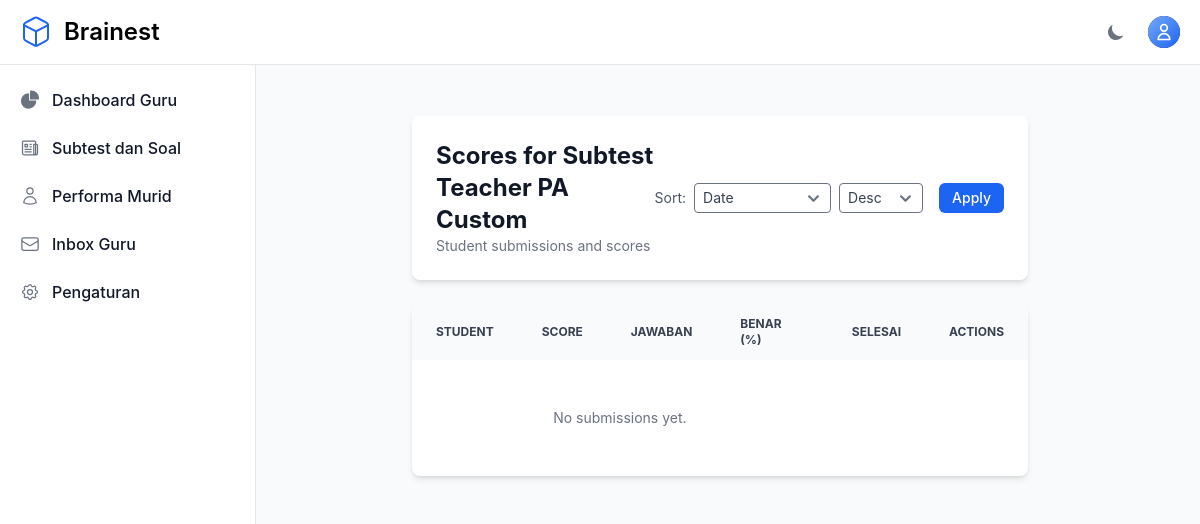
The page /teacher/categories/41/scores/ (signed in) on the database as committed earlier.
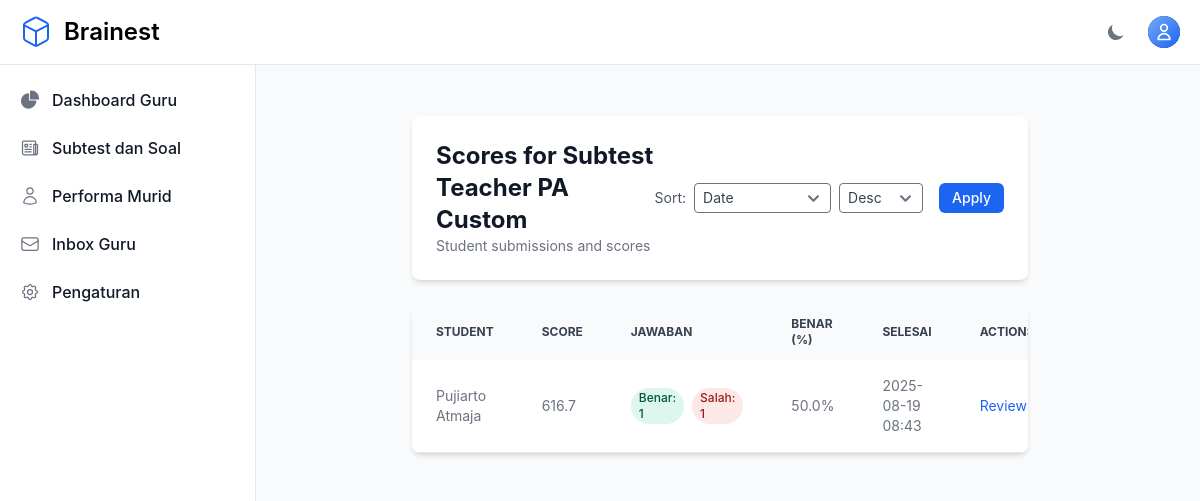
The same page on the database as committed later.
### otosapp/models.py (models this page shows, shortened)
class Test(models.Model):
    student = models.ForeignKey(
        User, on_delete=models.CASCADE,
        limit_choices_to={'userprofile__role__role_name': 'Student'},
        related_name="tests"
    )
    score = models.FloatField(default=0, verbose_name="Score")
    date_taken = models.DateTimeField(auto_now_add=True, verbose_name="Date Taken")
    start_time = models.DateTimeField(null=True, blank=True, verbose_name="Test Start Time")
    end_time = models.DateTimeField(null=True, blank=True, verbose_name="Test End Time")
    time_limit = models.IntegerField(default=60, verbose_name="Time Limit (minutes)")
    is_submitted = models.BooleanField(default=False, verbose_name="Is Submitted")
    categories = models.ManyToManyField(Category, related_name="tests", blank=True)
    tryout_package = models.ForeignKey(
        TryoutPackage,
        on_delete=models.CASCADE,
        null=True,
        blank=True,
        help_text="Paket tryout yang digunakan (jika ada)"
    )
    current_question = models.IntegerField(default=1, verbose_name="Current Question Index")

class User(AbstractUser):
    email = models.EmailField(unique=True)
    phone_number = models.CharField(max_length=20, null=True, blank=True, verbose_name='Phone Number')
    USERNAME_FIELD = 'email'
    REQUIRED_FIELDS = ['username']
    role = models.ForeignKey('Role', on_delete=models.SET_NULL, null=True)
    profile_picture = models.ImageField(upload_to='profile_pictures/', null=True, blank=True)
    groups = models.ManyToManyField(
        Group,
        related_name="custom_user_set",  # Add a custom related name here
        blank=True,
        help_text="The groups this user belongs to.",
        verbose_name="groups"
    )
    user_permissions = models.ManyToManyField(
        Permission,
        related_name="custom_user_permissions",  # Add a custom related name here
        blank=True,
        help_text="Specific permissions for this user.",
        verbose_name="user permissions"
    )
    def is_admin(self):
        return self.role and self.role.role_name == 'Admin'

### otosapp/views.py (the view)
# urls.py: path('teacher/categories/<int:category_id>/scores/', views.teacher_view_student_scores, name='teacher_view_student_scores'),
@login_required
@admin_or_teacher_required
def teacher_view_student_scores(request, category_id):
    category = get_object_or_404(Category, id=category_id)
    if not (request.user.is_admin() or category.created_by == request.user):
        raise PermissionDenied
    tests_qs = Test.objects.filter(categories=category, is_submitted=True).select_related('student')
    tests_qs = tests_qs.annotate(
        correct_count_ann=Count('answers', filter=Q(answers__question__category=category, answers__selected_choice__is_correct=True)),
        wrong_count_ann=Count('answers', filter=Q(answers__question__category=category, answers__selected_choice__is_correct=False)),
    )
    sort = request.GET.get('sort', 'date')
    order = request.GET.get('order', 'desc')
    if sort == 'score':
        sort_field = 'score'
    elif sort == 'correct':
        sort_field = 'correct_count_ann'
    else:
        sort_field = 'date_taken'
    if order == 'asc':
        tests_qs = tests_qs.order_by(sort_field)
    else:
        tests_qs = tests_qs.order_by('-' + sort_field)
    paginator = Paginator(tests_qs, 15)
    page = request.GET.get('page')
    try:
        tests_page = paginator.page(page)
    except PageNotAnInteger:
        tests_page = paginator.page(1)
    except EmptyPage:
        tests_page = paginator.page(paginator.num_pages)
    for test in tests_page:
        test.correct_count = getattr(test, 'correct_count_ann', None)
        test.wrong_count = getattr(test, 'wrong_count_ann', None)
        if test.correct_count is None:
            test.correct_count = Answer.objects.filter(test=test, question__category=category, selected_choice__is_correct=True).count()
        if test.wrong_count is None:
            test.wrong_count = Answer.objects.filter(test=test, question__category=category, selected_choice__is_correct=False).count()
        total_answered = (test.correct_count or 0) + (test.wrong_count or 0)
        if total_answered > 0:
            try:
                test.percent_correct = round((test.correct_count / total_answered) * 100, 1)
            except Exception:
                test.percent_correct = 0.0
        else:
            test.percent_correct = 0.0
    return render(request, 'teacher/student_scores.html', {'tests': tests_page, 'category': category})

### otosapp/context_processors.py (called while the page is built)
def sidebar_context(request):
    context = {}
    if request.user.is_authenticated and (request.user.is_superuser or request.user.is_admin()):
        pending_payments_count = PaymentProof.objects.filter(status='pending').count()
        context['pending_payments_count'] = pending_payments_count
    return context

### otosapp/templates/teacher/student_scores.html (shortened to what this page needs)
{% extends 'base.html' %}
{% block content %}
<section class="bg-gray-50 dark:bg-gray-900 p-3 sm:p-5 antialiased">
  <div class="mx-auto max-w-screen-xl px-4 lg:px-12">
    <div class="bg-white dark:bg-gray-800 relative shadow-md sm:rounded-lg overflow-hidden mb-6">
      <div class="p-6 flex items-center justify-between">
        <div>
          <h1 class="text-2xl font-bold text-gray-900 dark:text-white">Scores for {{ category.category_name }}</h1>
          <p class="text-sm text-gray-500 dark:text-gray-400">Student submissions and scores</p>
        </div>
        <form method="get" class="flex items-center gap-2">
          <label class="text-sm text-gray-600 dark:text-gray-300">Sort:</label>
          <select name="sort" class="rounded px-2 py-1 text-sm bg-white dark:bg-gray-700 text-gray-700 dark:text-gray-200">
            <option value="date" {% if request.GET.sort == 'date' or not request.GET.sort %}selected{% endif %}>Date</option>
          </select>
          <select name="order" class="rounded px-2 py-1 text-sm bg-white dark:bg-gray-700 text-gray-700 dark:text-gray-200">
            <option value="desc" {% if request.GET.order == 'desc' or not request.GET.order %}selected{% endif %}>Desc</option>
          </select>
          <button type="submit" class="ml-2 inline-flex items-center px-3 py-1.5 border border-transparent text-sm leading-4 font-medium rounded-md text-white bg-blue-600 hover:bg-blue-700">Apply</button>
        </form>
      </div>
    </div>
    <div class="bg-white dark:bg-gray-800 relative shadow-md sm:rounded-lg overflow-hidden">
      <div class="overflow-x-auto">
        <table class="w-full text-sm text-left text-gray-500 dark:text-gray-400">
          <thead class="text-xs text-gray-700 uppercase bg-gray-50 dark:bg-gray-700 dark:text-gray-400">
            <tr>
              <th class="px-6 py-3">Student</th>
              <th class="px-6 py-3">Score</th>
              <th class="px-6 py-3">Jawaban</th>
              <th class="px-6 py-3">Benar (%)</th>
              <th class="px-6 py-3">Selesai</th>
              <th class="px-6 py-3">Actions</th>
            </tr>
          </thead>
          <tbody>
            {% for test in tests %}
            <tr class="border-b dark:border-gray-700 hover:bg-gray-50 dark:hover:bg-gray-700 transition-colors">
              <td class="px-6 py-4">
                {% if test.student.get_full_name %}
                  {{ test.student.get_full_name }}
                {% elif test.student.email %}
                  {{ test.student.email }}
                {% elif test.student.phone_number %}
                  {{ test.student.phone_number }}
                {% else %}
                  -
                {% endif %}
              </td>
              <td class="px-6 py-4">{{ test.score|floatformat:1 }}</td>
              <td class="px-6 py-4">
                <div class="flex gap-2 items-center">
                  <span class="inline-flex items-center px-2 py-0.5 rounded-full text-xs font-medium bg-green-100 text-green-800 dark:bg-green-800 dark:text-green-100">Benar: {{ test.correct_count }}</span>
                  <span class="inline-flex items-center px-2 py-0.5 rounded-full text-xs font-medium bg-red-100 text-red-800 dark:bg-red-800 dark:text-red-100">Salah: {{ test.wrong_count }}</span>
                </div>
              </td>
                <td class="px-6 py-4">{{ test.percent_correct }}%</td>
                <td class="px-6 py-4">{{ test.date_taken|date:"Y-m-d H:i" }}</td>
              <td class="px-6 py-4">
                <a href="{% url 'teacher_test_review' category.id test.id %}" class="text-sm text-blue-600 hover:underline">Review</a>
              </td>
            </tr>
            {% empty %}
            <tr>
              <td colspan="4" class="px-6 py-12 text-center">
                <div class="flex flex-col items-center">
                  <span class="text-gray-500 dark:text-gray-400">No submissions yet.</span>
                </div>
              </td>
            </tr>
            {% endfor %}
          </tbody>
        </table>
      </div>
    </div>
  </div>
</section>
{% endblock %}

Rows that differ between the two databases and show on the page:
added Test: student.get_full_name "Pujiarto Atmaja", score "616.7", correct_count "1", wrong_count "1", percent_correct "50.0", date_taken "2025-08-19 08:43"
Other text that changed with them:
text no longer shown: "No submissions yet."
